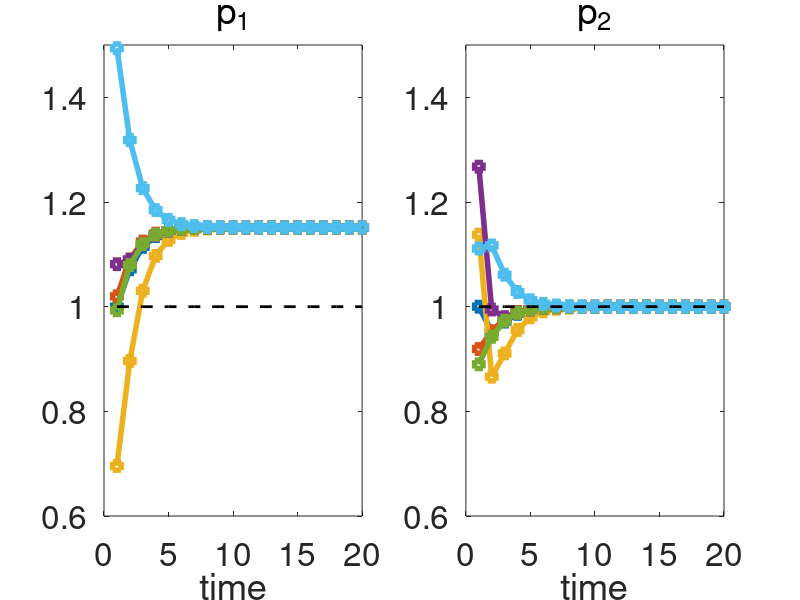

Here is the MATLAB script that generated this plot: (Note: this script raises an error after producing the figure.)
% TSS solution to transformation problem from Kliman & McGlone 1988
% this is a sequential model of production prices with simple reproduction
% unit prices are dynamical, input prices =/= output prices
% total profit = total SV, total value = total price
% output of one period is the input of the next: w1(t) = c1(t+1) + c2(t+1)
% inputs and outputs of one period not equal: : w1(t+1) = c1(t+1) + c2(t+1)

% N_t: total new value added by living labour
% x1: physical quantity of capit. goods, x2: physical quantity of consumer goods
% beta1: share of consumer goods going to workers of D1
% beta2: share of consumer goods going to workers of D2
% mu: share of consumer goods going to capitalists, bought from revenue (private wealth)
% alpha: share of capit goods in D1 (1-alpha in  D2)

% difference equations
N_t=300; 
alpha=1/2; beta1=1/6;beta2=1/3; mu=1/2;
x1=200; x2=300;

t_vector=1:20;
p_sols=zeros(length(t_vector),2); r_sols=zeros(length(t_vector),1);
for i=1:length(t_vector)
    if i==1
        p_sols(i,:) = [1 1]; r_sols(i) = (N_t - (beta1+beta2)*x2*p_sols(i,2))/( p_sols(i,1)*x1 + (beta1+beta2)*x2*p_sols(i,2) );
    else
        p_sols(i,:) = [alpha beta1*(x2/x1); (1-alpha)*x1/x2 beta2]*(p_sols(i-1,:)')*(1+r_sols(i-1));
        r_sols(i) = (N_t - (beta1+beta2)*x2*p_sols(i,2))/( p_sols(i,1)*x1 + (beta1+beta2)*x2*p_sols(i,2) );
    end
end

%% plot
% figure1=plot(t_vector, p_sols);
subplot(1,2,1)
figure1=plot(t_vector, p_sols,'Marker','square','LineWidth',4); set(gca,'FontSize',24);
% Create xlabel
xlabel('time'); ylabel('unit price'); legend({'p_1','p_2'})
% Create line
line([0 20],[1,1],'LineStyle','--','LineWidth',2,  'Color', 'black')
title('unit prices', 'FontWeight', 'normal')

% subplot 2
% price of const capit
constcap_vect = [p_sols(:,1)*x1*alpha p_sols(:,1)*x1*(1-alpha)];
% wages
wages_vect = [p_sols(:,2)*x2*beta1 p_sols(:,2)*x2*beta2];
% sectoral surplus value
surplusval_vect = [N_t*beta1/(beta1+beta2) - beta1*x2*p_sols(:,2) ...
                            N_t*beta2/(beta1+beta2) - x2*p_sols(:,2)*beta2];
% cost price
costprice_vector = constcap_vect  + wages_vect;
% sectoral profit
profit_vector = [costprice_vector(:,1).*r_sols costprice_vector(:,2).*r_sols];
% output (total price)
output_price = profit_vector + costprice_vector;
revenue = mu*x2*p_sols(:,2);

subplot(1,2,2);
% sum(output_price,2) sum(surplusval_vect,2) sum(profit_vector ,2)
plot(t_vector, [ sum(output_price,2)/sum(output_price(1,:)), ... % wage share: sum(wages_vect,2)./sum(output_price,2), ...
    sum(costprice_vector,2)/sum(costprice_vector(1,:))... % sum(profit_vector,2)./sum(costprice_vector,2) ...
   [sum(profit_vector(1:end-1,:),2)./sum(revenue(2:end),2); NaN ] ],...
'Marker','square','LineWidth',4); set(gca,'FontSize',24)
title('rates', 'FontWeight', 'Normal');
legend({'output(t)/output(t=0) (price)','cost price(t)/cost price(t=0)', 'profit(t)/revenue(t+1)'}) % , 'rate of surplus value'
xlabel('time');
%% revenue(t) =  output(t-1) - cost(t)

plot(t_vector(2:end), sum(output_price(1:end-1,:) - costprice_vector(2:end,:),2) ,'Marker','square','LineWidth',4); set(gca,'FontSize',24)
hold on;
plot(t_vector(2:end), revenue(2:end,:) ,'Marker','o','LineWidth',4,'LineStyle','--'); set(gca,'FontSize',24); hold off;

%% try different initial values
t_vector=1:20;
p_sols=zeros(length(t_vector),2); r_sols=zeros(length(t_vector),1);
initval_vector = [ones(1,2); [normrnd(1.14,0.2,5,1) normrnd(1,0.2,5,1) ]];
for init_val_counter = 1:size(initval_vector,1)
for i=1:length(t_vector)
    if i==1
        p_sols(i,:) = initval_vector(init_val_counter,:); % [1 1]
        r_sols(i) = (N_t - (beta1+beta2)*x2*p_sols(i,2))/( p_sols(i,1)*x1 + (beta1+beta2)*x2*p_sols(i,2) );
    else
        p_sols(i,:) = [alpha beta1*(x2/x1); (1-alpha)*x1/x2 beta2]*(p_sols(i-1,:)')*(1+r_sols(i-1));
        r_sols(i) = (N_t - (beta1+beta2)*x2*p_sols(i,2))/( p_sols(i,1)*x1 + (beta1+beta2)*x2*p_sols(i,2) );
    end
end
p_sols_initvals(:,:,init_val_counter)=p_sols; 
end

subplot(1,2,1); plot(t_vector, squeeze(p_sols_initvals(:,1,:)),'Marker','square','LineWidth',4); set(gca,'FontSize',24); title('p_1', 'FontWeight', 'Normal');
xlabel('time'); ylim_vals=[floor(min(p_sols_initvals(:))*10)/10 ceil(max(p_sols_initvals(:))*10)/10]; ylim(ylim_vals); hold on; 
plot(t_vector, repelem(1,length(t_vector)), '--','LineWidth',2,'Color',[0 0 0])
subplot(1,2,2); plot(t_vector, squeeze(p_sols_initvals(:,2,:)),'Marker','square','LineWidth',4); set(gca,'FontSize',24); title('p_2', 'FontWeight', 'Normal');
xlabel('time'); ylim(ylim_vals); hold on; plot(t_vector, repelem(1,length(t_vector)), '--','LineWidth',2,'Color',[0 0 0])

%% steady state solution

syms p1 p2 alpha beta1 beta2 x1 x2 N_t
r=(N_t - (beta1+beta2)*x2*p2)/(p1*x1 + (beta1+beta2)*x2*p2);
p_sym_sols=solve([p1;p2] == [alpha beta1*(x2/x1); (1-alpha)*x1/x2 beta2]*[p1;p2]*(1+r),[p1 p2]);

N_t=300; 
alpha=1/2;
beta1=1/6;beta2=1/3; mu=1/2;
x1=200; x2=300;

eval(p_sym_sols.p2)